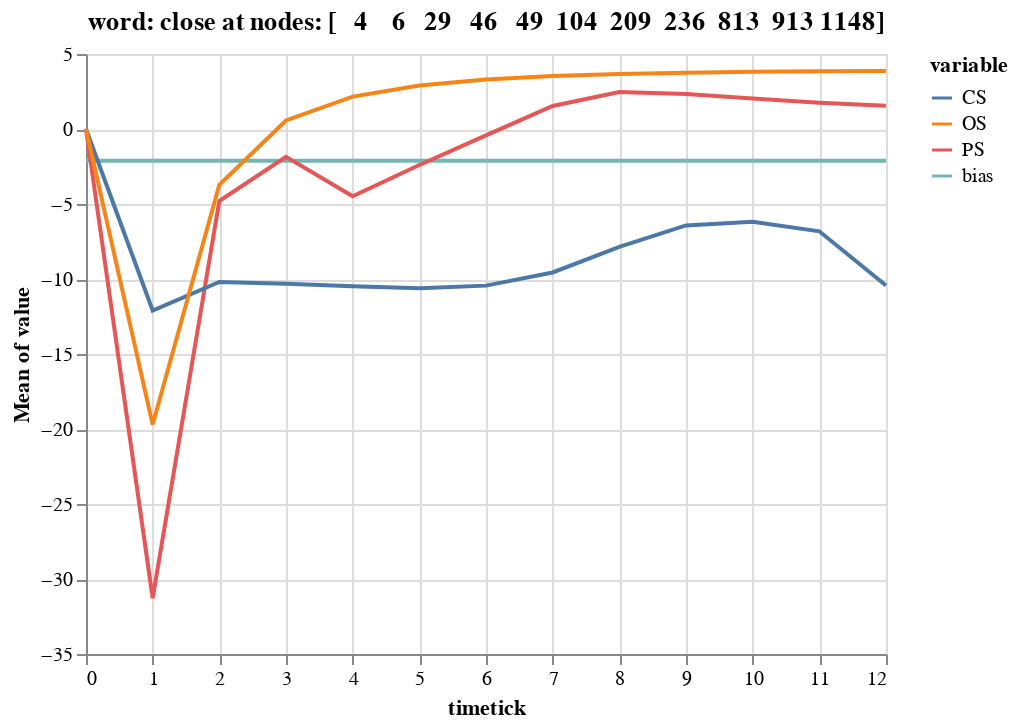

The notebook cell this image was saved under:
### Code cell
import altair as alt
sel_node = all_on_nodes
node_df = df.loc[df.unit.isin(sel_node)]
plot_df = node_df.loc[~node_df.variable.isin(['act', 'input', 'SS', 'PP'])]

alt.Chart(plot_df).mark_line().encode(
    y='mean(value):Q', 
    x='timetick:Q', 
    color='variable:N'
    ).properties(title=f"word: {target_word} at nodes: {sel_node}")

### Figure 1 — Vega-Lite specification as saved in the notebook (floating-point values rounded to 4 significant figures; data arrays with more than 128 entries replaced by an {"elided": "..."} marker saying what was removed)
{"config": {"view": {"continuousWidth": 400, "continuousHeight": 300}}, "data": {"name": "data-4905538a2297b99ded9f5252ca0eec1e"}, "mark": "line", "encoding": {"color": {"type": "nominal", "field": "variable"}, "x": {"type": "quantitative", "field": "timetick"}, "y": {"type": "quantitative", "aggregate": "mean", "field": "value"}}, "title": "word: close at nodes: [   4    6   29   46   49  104  209  236  813  913 1148]", "$schema": "https://vega.github.io/schema/vega-lite/v4.8.1.json", "datasets": {"data-4905538a2297b99ded9f5252ca0eec1e": {"elided": "572 records"}}}
